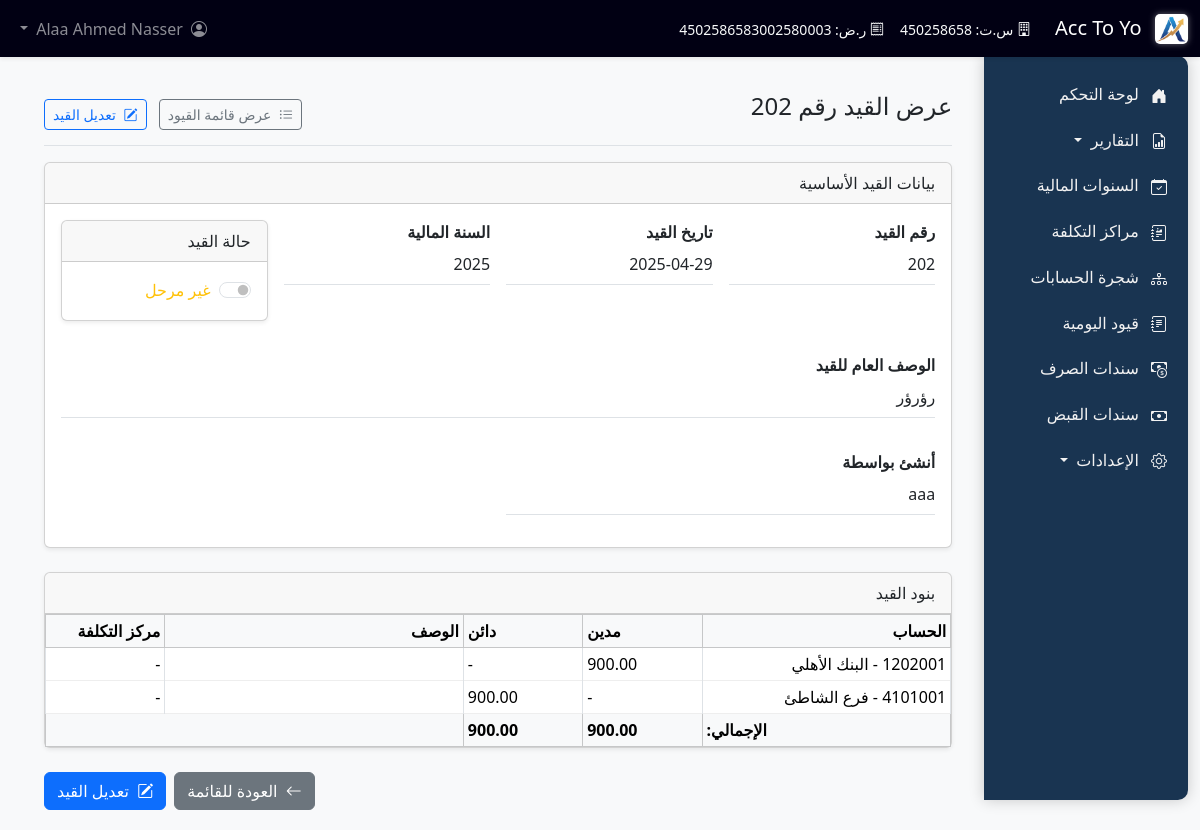
Page /journal_vouchers/view/8 (signed in) on the committed database.
### tables this page shows
CREATE TABLE "journal_vouchers" (
	"id"	INTEGER,
	"voucher_number"	INTEGER NOT NULL,
	"voucher_date"	DATE NOT NULL,
	"financial_year_id"	INTEGER NOT NULL,
	"description"	TEXT,
	"total_debit"	REAL DEFAULT 0.0,
	"total_credit"	REAL DEFAULT 0.0,
	"is_posted"	INTEGER DEFAULT 0,
	"created_by_user_id"	INTEGER NOT NULL,
	"created_at"	TIMESTAMP DEFAULT CURRENT_TIMESTAMP,
	"posted_by"	INTEGER,
	"posted_at"	TIMESTAMP,
	"payment_voucher_id"	INTEGER,
	"updated_by_user_id"	INTEGER,
	"updated_at"	TIMESTAMP,
	"receipt_voucher_id"	INTEGER,
	PRIMARY KEY("id" AUTOINCREMENT),
	FOREIGN KEY("created_by_user_id") REFERENCES "users"("id") ON DELETE SET NULL,
	FOREIGN KEY("financial_year_id") REFERENCES "financial_years"("id") ON DELETE RESTRICT,
	FOREIGN KEY("payment_voucher_id") REFERENCES "payment_vouchers"("id") ON DELETE SET NULL,
	FOREIGN KEY("posted_by") REFERENCES "users"("id") ON DELETE SET NULL,
	FOREIGN KEY("receipt_voucher_id") REFERENCES "receipt_vouchers"("id") ON DELETE SET NULL,
	FOREIGN KEY("updated_by_user_id") REFERENCES "users"("id") ON DELETE SET NULL
);

CREATE TABLE financial_years (
                id INTEGER PRIMARY KEY AUTOINCREMENT,
                year_name TEXT NOT NULL UNIQUE, -- e.g., "2024" or "2023-2024"
                start_date DATE NOT NULL,
                end_date DATE NOT NULL,
                is_active INTEGER DEFAULT 1, -- 1 = Active (can be selected), 0 = Inactive
                is_closed INTEGER DEFAULT 0, -- 0 = Open (can add entries), 1 = Closed (read-only)
                created_at TIMESTAMP DEFAULT CURRENT_TIMESTAMP
                -- Optional constraint: CHECK(end_date > start_date)
            );

CREATE TABLE users (
            id INTEGER PRIMARY KEY AUTOINCREMENT,
            username TEXT UNIQUE NOT NULL,
            password_hash TEXT NOT NULL, -- سنخزن الهاش بدلاً من كلمة المرور مباشرة
            full_name TEXT,
            is_active INTEGER DEFAULT 1 -- 1 for active, 0 for inactive
        );

CREATE TABLE journal_voucher_details (
                id INTEGER PRIMARY KEY AUTOINCREMENT,
                voucher_id INTEGER NOT NULL,
                account_id INTEGER NOT NULL,
                debit REAL DEFAULT 0.0,
                credit REAL DEFAULT 0.0,
                description TEXT,
                cost_center_id INTEGER, payment_voucher_id INTEGER REFERENCES payment_vouchers(id) ON DELETE SET NULL, receipt_voucher_id INTEGER REFERENCES receipt_vouchers(id) ON DELETE SET NULL, -- يمكن أن يكون NULL
                FOREIGN KEY (voucher_id) REFERENCES journal_vouchers (id) ON DELETE CASCADE, -- إذا حذف القيد الرئيسي، تحذف تفاصيله
                FOREIGN KEY (account_id) REFERENCES accounts (id) ON DELETE RESTRICT, -- منع حذف الحساب إذا استخدم في قيد
                FOREIGN KEY (cost_center_id) REFERENCES cost_centers (id) ON DELETE SET NULL -- إذا حذف مركز التكلفة، يصبح الحقل NULL
            );

CREATE TABLE accounts (
                id INTEGER PRIMARY KEY AUTOINCREMENT,
                code TEXT NOT NULL UNIQUE,       -- رمز الحساب (فريد)
                name TEXT NOT NULL,              -- اسم الحساب
                account_type INTEGER NOT NULL,   -- نوع الحساب (رقم يشير إلى النوع)
                parent_id INTEGER,               -- الحساب الأب (للهيكلية الشجرية)
                is_active INTEGER DEFAULT 1,     -- هل الحساب نشط؟ (1=نعم, 0=لا)
                allows_posting INTEGER DEFAULT 1,-- هل يسمح بالترحيل المباشر؟ (1=نعم, 0=لا)
                created_at TIMESTAMP DEFAULT CURRENT_TIMESTAMP,
                -- تعريف المفتاح الخارجي للعلاقة مع النفس (الأب)
                FOREIGN KEY (parent_id) REFERENCES accounts (id) ON DELETE SET NULL
            );

### app.py (the view)
@app.route('/journal_vouchers/view/<int:voucher_id>')
@require_login
def view_journal_voucher(voucher_id):
    conn = None
    try:
        conn = get_db()
        cursor = conn.cursor()
        cursor.execute("""
            SELECT jv.*, fy.year_name,
                   u_created.username as created_by,
                   u_posted.username as posted_by_name
            FROM journal_vouchers jv
            LEFT JOIN financial_years fy ON jv.financial_year_id = fy.id
            LEFT JOIN users u_created ON jv.created_by_user_id = u_created.id
            LEFT JOIN users u_posted ON jv.posted_by = u_posted.id
            WHERE jv.id = ?
        """, (voucher_id,))
        voucher = cursor.fetchone()
        if not voucher:
            flash('القيد المطلوب غير موجود.', 'warning')
            return redirect(url_for('list_journal_vouchers'))
        cursor.execute("""
            SELECT jvd.*, a.name as account_name, a.code as account_code, cc.name as cost_center_name
            FROM journal_voucher_details jvd
            LEFT JOIN accounts a ON jvd.account_id = a.id
            LEFT JOIN cost_centers cc ON jvd.cost_center_id = cc.id
            WHERE jvd.voucher_id = ?
            ORDER BY jvd.id
        """, (voucher_id,))
        details = cursor.fetchall()
        return render_template('view_journal_voucher.html', voucher=voucher, details=details)
    except sqlite3.Error as e:
        flash(f"حدث خطأ أثناء عرض القيد: {e}", 'danger')
        return redirect(url_for('list_journal_vouchers'))
    finally:
        if conn: conn.close()

### app.py (called while the page is built)
@app.before_request
def handle_fiscal_years_alias():
    try:
        conn = get_db()
        cursor = conn.cursor()
        cursor.execute("SELECT name FROM sqlite_master WHERE type='table' AND name='fiscal_years'")
        if not cursor.fetchone():
            cursor.execute("CREATE VIEW IF NOT EXISTS fiscal_years AS SELECT * FROM financial_years")
            conn.commit()
    except sqlite3.Error as e:
        print(f"خطأ في إنشاء fiscal_years view: {e}")
    finally:
        if conn:
            conn.close()

def is_logged_in():
    return 'user_id' in session

def require_login(f):
    @wraps(f)
    def decorated_function(*args, **kwargs):
        if not is_logged_in():
            flash('الرجاء تسجيل الدخول للوصول إلى هذه الصفحة.', 'warning')
            return redirect(url_for('login', next=request.url)) # تمرير الصفحة المطلوبة بعد تسجيل الدخول
        return f(*args, **kwargs)
    return decorated_function

def get_company_profile():
    company_profile_path = os.path.join(os.path.dirname(__file__), 'company_profile.json')
    try:
        with open(company_profile_path, 'r', encoding='utf-8') as file:
            company_profile = json.load(file)
    except Exception as e:
        company_profile = {
            "companyName": "شركة مستويات التشغيل للمقاولات",
            "commercialRegistrationNumber": "450258658",
            "taxIdentificationNumber": "450258658300258",
            "logoPath": "assets/images/logo.png"
        }
        print(f"خطأ في قراءة ملف معلومات الشركة: {e}")
    if 'logoPath' in company_profile:
        if not company_profile['logoPath'].startswith('static/'):
            company_profile['logoPath'] = 'assets/images/logo.png'
    return company_profile

@app.context_processor
def inject_company_profile():
    return {'company_profile': get_company_profile()}

### database.py (called while the page is built)
def get_db():
    conn = sqlite3.connect(DATABASE_NAME)
    conn.row_factory = sqlite3.Row
    conn.execute("PRAGMA foreign_keys = ON")
    return conn

### templates/view_journal_voucher.html (shortened to what this page needs)
{% extends 'base.html' %}
{% block content %}
<div class="container-fluid">
    <div class="d-flex justify-content-between flex-wrap flex-md-nowrap align-items-center pt-3 pb-2 mb-3 border-bottom">
        <h1 class="h2 page-title">عرض القيد رقم {{ voucher.voucher_number }}</h1>
        <div>
            <a href="{{ url_for('list_journal_vouchers') }}" class="btn btn-sm btn-outline-secondary">
                <i class="bi bi-list-ul me-1"></i> عرض قائمة القيود
            </a>
            {% if not voucher.is_posted %}
            <a href="{{ url_for('edit_journal_voucher', voucher_id=voucher.id) }}" class="btn btn-sm btn-outline-primary ms-2">
                <i class="bi bi-pencil-square me-1"></i> تعديل القيد
            </a>
            {% endif %}
        </div>
    </div>
    <div class="card mb-4 shadow-sm">
        <div class="card-header">
            بيانات القيد الأساسية
        </div>
        <div class="card-body">
            <div class="row g-3">
                <div class="col-md-3">
                    <label class="form-label fw-bold">رقم القيد</label>
                    <p class="border-bottom pb-2">{{ voucher.voucher_number }}</p>
                </div>
                <div class="col-md-3">
                    <label class="form-label fw-bold">تاريخ القيد</label>
                    <p class="border-bottom pb-2">{{ voucher.voucher_date }}</p>
                </div>
                <div class="col-md-3">
                    <label class="form-label fw-bold">السنة المالية</label>
                    <p class="border-bottom pb-2">{{ voucher.year_name }}</p>
                </div>
                <div class="col-md-3">
                    <div class="card mb-3 shadow-sm">
                        <div class="card-header">حالة القيد</div>
                        <div class="card-body">
                            <form method="POST" action="{{ url_for('toggle_voucher_posted', voucher_id=voucher.id) }}" id="postVoucherForm">
                                <div class="form-check form-switch">
                                    <input class="form-check-input" type="checkbox" id="is_posted" name="is_posted"
                                           onchange="document.getElementById('postVoucherForm').submit()">
                                    <label class="form-check-label" for="is_posted">
                                        {% if voucher.is_posted %}
                                            <span class="text-success">مرحل</span>
                                        {% else %}
                                            <span class="text-warning">غير مرحل</span>
                                        {% endif %}
                                    </label>
                                </div>
                            </form>
                        </div>
                    </div>
                </div>
                <div class="col-12">
                    <label class="form-label fw-bold">الوصف العام للقيد</label>
                    <p class="border-bottom pb-2">{{ voucher.description or 'لا يوجد وصف' }}</p>
                </div>
                <div class="col-md-6">
                    <label class="form-label fw-bold">أنشئ بواسطة</label>
                    <p class="border-bottom pb-2">{{ voucher.created_by }}</p>
                </div>
            </div>
        </div>
    </div>
    <div class="card mb-4 shadow-sm">
        <div class="card-header">
            <span>بنود القيد</span>
        </div>
        <div class="card-body p-0">
            <div class="table-responsive">
                <table class="table table-sm table-bordered table-hover mb-0">
                    <thead class="table-light">
                        <tr>
                            <th style="width: 25%;">الحساب</th>
                            <th style="width: 12%;" class="text-end">مدين</th>
                            <th style="width: 12%;" class="text-end">دائن</th>
                            <th style="width: 30%;">الوصف</th>
                            <th style="width: 12%;">مركز التكلفة</th>
                        </tr>
                    </thead>
                    <tbody>
                        {% for detail in details %}
                        <tr>
                            <td>{{ detail.account_code }} - {{ detail.account_name }}</td>
                            <td class="text-end">{{ "%.2f"|format(detail.debit) if detail.debit > 0 else '-' }}</td>
                            <td class="text-end">{{ "%.2f"|format(detail.credit) if detail.credit > 0 else '-' }}</td>
                            <td>{{ detail.description or '' }}</td>
                            <td>{{ detail.cost_center_name or '-' }}</td>
                        </tr>
                        {% else %}
                        <tr>
                            <td colspan="5" class="text-center text-muted py-3">
                                <i class="bi bi-exclamation-triangle me-2"></i> لا توجد بنود لهذا القيد.
                            </td>
                        </tr>
                        {% endfor %}
                    </tbody>
                    <tfoot>
                        <tr class="table-light">
                            <th class="text-end">الإجمالي:</th>
                            <td class="text-end"><strong>{{ "%.2f"|format(voucher.total_debit) }}</strong></td>
                            <td class="text-end"><strong>{{ "%.2f"|format(voucher.total_credit) }}</strong></td>
                            <td colspan="2"></td>
                        </tr>
                    </tfoot>
                </table>
            </div>
        </div>
    </div>
    <div class="mt-4 d-flex justify-content-end">
        <a href="{{ url_for('list_journal_vouchers') }}" class="btn btn-secondary me-2">
            <i class="bi bi-arrow-left me-1"></i> العودة للقائمة
        </a>
        {% if not voucher.is_posted %}
        <a href="{{ url_for('edit_journal_voucher', voucher_id=voucher.id) }}" class="btn btn-primary">
            <i class="bi bi-pencil-square me-1"></i> تعديل القيد
        </a>
        {% endif %}
    </div>
</div>
{% endblock %}

### static/css/custom_style.css (style rules this page uses)
.page-title { font-size: 1.5rem; margin-bottom: 1rem; }
.table tbody tr { border-bottom: 1px solid #eee; }

### templates/base.html (style rules this page uses)
body { padding-top: 56px; background-color: #f8f9fa; }
html { scroll-behavior: smooth; }

### rows in the picture
journal_vouchers: voucher_number "202", voucher_date "2025-04-29", description "رؤرؤر", total_debit "900.00", total_credit "900.00"
financial_years: year_name "2025"
users: created_by "aaa"
journal_voucher_details: account_code "1202001", account_name "البنك الأهلي", debit "900.00", credit "-", cost_center_name "-"
journal_voucher_details: account_code "4101001", account_name "فرع الشاطئ", debit "-", credit "900.00", cost_center_name "-"

### other values in the picture
{{ company_profile.companyName if company_profile else "Acc Too You" }} "Acc To Yo"
{{ company_profile.commercialRegistrationNumber if company_profile }} "450258658"
{{ company_profile.taxIdentificationNumber if company_profile }} "4502586583002580003"
{{ session.full_name or session.username }} "Alaa Ahmed Nasser"
